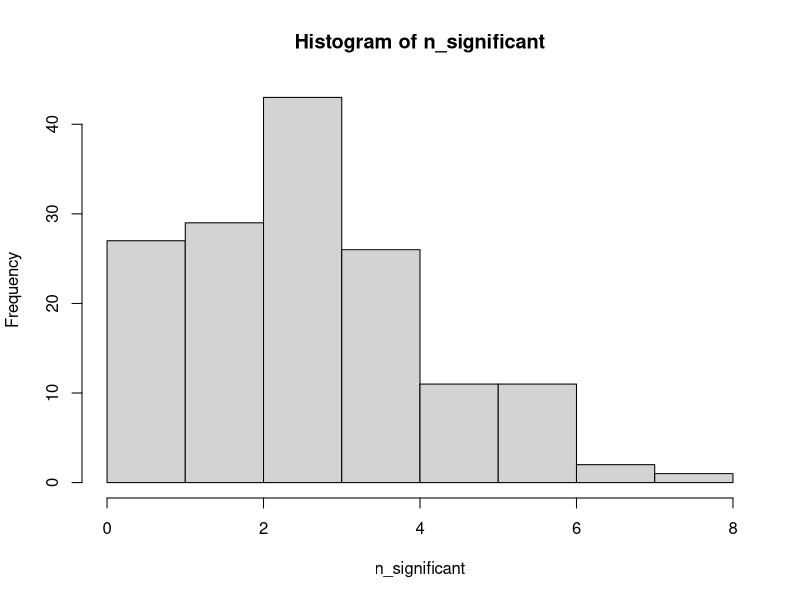
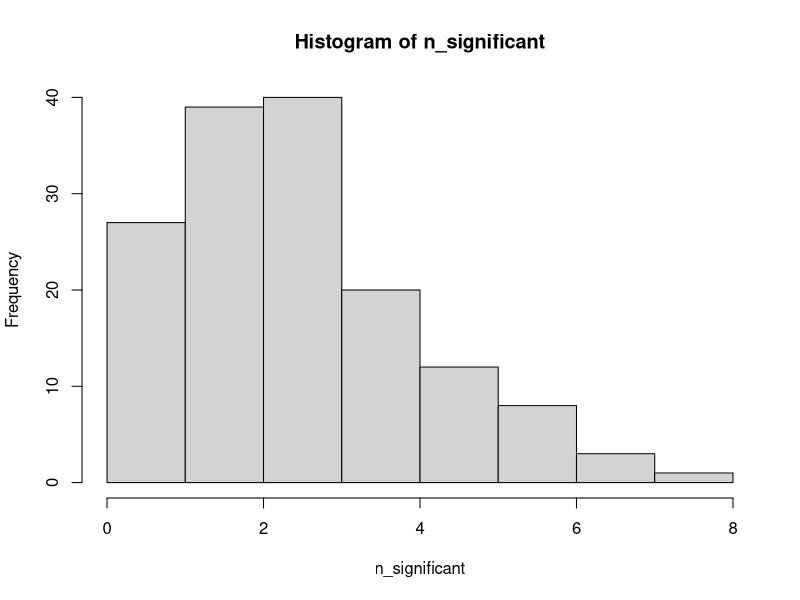
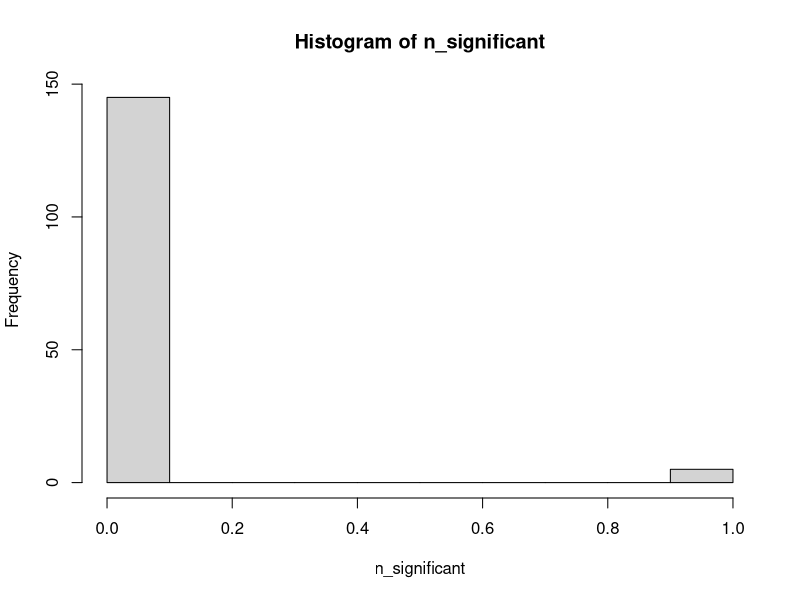

Generate these figures, in order, with R:
###################################
###################################
########                   ########
########   Data Science 1  ########
########       Lab 5       ######## 
########  04th Nov. 2025   ########
########                   ########
###################################
###################################

## ANSWERS to lab #8. # five

#####################
####  1. Loops   ####
#####################

# Loops are algorithms that repeat a procedure over and over until they are instructed to stop.
# There are two main kinds:
# FOR loops iterate over a predetermined set (vector, list, etc)
fruits <- c('apple','banana', 'pineapple','mango','orange')
for(i in fruits){ # it doesn't matter that we use the letter i here. It could be anything. It serves as a placeholder that represents the elements of the vector or list that we are iterating over.
  print(paste('My favourite fruit is',i,sep=': ')) 
}

useless_function <- function(n){
  for (i in 1:n){
    print(paste0(i,'. This number is: ', c('even','odd')[i%%2 +1]))
  }
}
useless_function(7)

### 3.1 
data(iris)
# Write a for loop that iterates over the column names of the iris dataset and print each together with the number of characters in the column name in parenthesis. 
# Example output: Sepal.Length (12). To get the number of characters use the function nchar().

for(i in colnames(iris)){
  print(paste0(i,' (',nchar(i),')'))
}


# Next, WHILE loops continue to loop until the boolean statment in the defining parentheses, e.g.
x <- 0
while(x<100){
  print(x)
  x <- x+sample(1:20,1)
}

### 3.2 How many numbers do you need in the sequence 1*2*3*4*5*... before the product exceeds 10 million?
# Use a while loop to get the answer
i <- 1
while (factorial(i)<=10000000){
  i <- i+1
}
i-1




########################
####  2. P-hacking  ####
########################

# 1. THE ICE BATH STUDY
# In 2022 a paper was published in a medical journal that claimed to show 
# that taking ice-cold baths could have health benefits. They asssigned 50%
# of their subjects to the treatment group and received the ice baths
# and 50% to a control group that received no ice cold baths 
# (they could have received warm baths instead, but this study didn't do this)
# The paper abstract boasted that the ice baths had statistically significant (at the 5% level)
# effects on 3 health outcomes (perceived energy levels, mental alertness, probability of catching a cold within 1 week of treatment)
# Looking into the methods section of the paper, we can see that they actually 
# tested 60 different possible health outcomes (physical strength, skin health, blood pressure...)

# Could they have gotten these results purely by chance?

# Let's simulate the cold-water therapy experiment
# 1.1 Start by saving a sample size of 100 to an object N
set.seed(123)
N <- 100

# 1.2 Next, create a vector of 1s and 0s, so that half of your sample receives the treatement (coded 1), and the other half doesn't (coded 0)

treatment <- c(rep(1, N/2), rep(0,N/2))

# Next we will run 60 different t-tests using a for loop, and save the p-value for each of these tests
# 1.3 start by initializing an empty vector for your p-values using an empty c() function. 

p <- c()

# 1.4 Next, write a for loop for a total of 60 loops

for (i in 1:60){
   # For each loop, save a new y-variable that you have sampled completely at random
   # your y-variable should be of length N, but otherwise you can sample it however you like (rnorm,runif,rbinom... any probability distribution you like with any parameter values you like)


   y <- runif(N, 60, 150)
   
   # Next (still within the for loop), run a t-test comparing the y-values corresponding to treatment == 1 with the y-values corresponding to treatment ==0

   test <- t.test(y[treatment==1], y[treatment==0])
   
   # extract the p-value for that t-test and save it to the vector of p-values
   test$p.value -> p[i]
}

# 1.5 After your for-loop is run, calculate the sum of the saved p-values that are less than 0.05
sum(p<0.05)
# 1.6 How many significant results are there at the 0.05 level?

# 2

# 1.7 Run the whole for loop again several times. How many significant results do you find each time?
# 3,4,4,4,2,6,2,5,2
# 1.8 Write a for loop that runs the previous for-loop multiple times, and save the number of significant results you get each time. Run this for loop at least 100 times

n_significant <- c()

for (j in 1:150){

for (i in 1:60){
   y <- runif(N, 60, 150)
   
   test <- t.test(y[treatment==1], y[treatment==0])
   
   test$p.value -> p[i]
}

n_significant[j] <- sum(p<0.05)
}


# 1.9 Plot the histogram of the number of significant results you get for each multiple comparisons experiment. What is the average number?

hist(n_significant)
mean(n_significant) # the average number is 3.047


# 1.10 Run this whole code again, but this time increase the sample size N. Does your histogram look any different? why?

N <- 500

n_significant <- c()

for (j in 1:150){

for (i in 1:60){
   y <- runif(N, 60, 150)
   
   test <- t.test(y[treatment==1], y[treatment==0])
   
   test$p.value -> p[i]
}

n_significant[j] <- sum(p<0.05)
}

hist(n_significant)
mean(n_significant)

# The histograms looks very similar and the mean is still close to 3

# 1.11 Run the code again, but this time instead of counting how many results are less than 0.05, divide this threshold by the total number of comparisons (60).

N <- 100

n_significant <- c()

for (j in 1:150){

for (i in 1:60){
   y <- runif(N, 60, 150)
   
   test <- t.test(y[treatment==1], y[treatment==0])
   
   test$p.value -> p[i]
}

n_significant[j] <- sum(p<0.05/60)
}

# 1.12 What does your new histogram look like?
hist(n_significant)
mean(n_significant)

# There are hardly any significant results, the average proportion of significant results is 0.033

# 1.13 This (dividing the p-value required for significance by the number of comparisons made) is called Bonferroni correction for multiple comparisons.
# Why is it important?

# It's important because otherwise we can almost guarantee significant results by doing lots of tests

